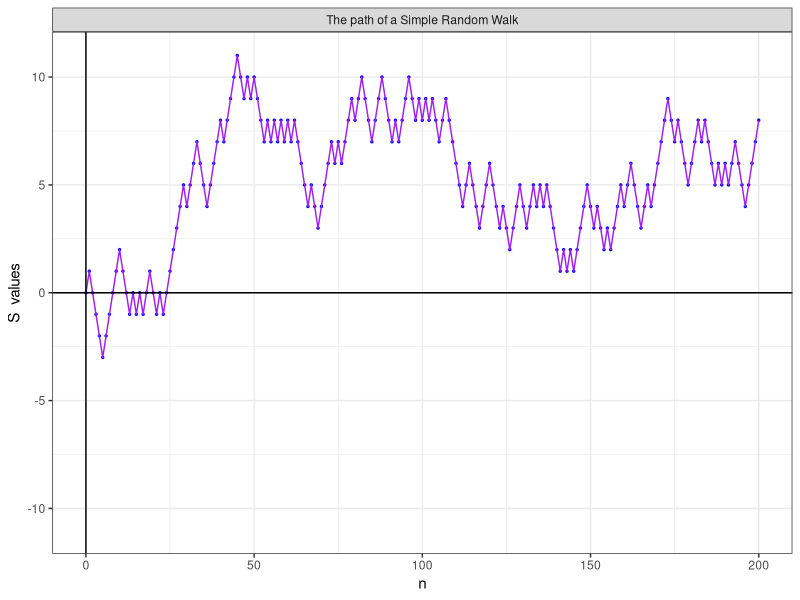
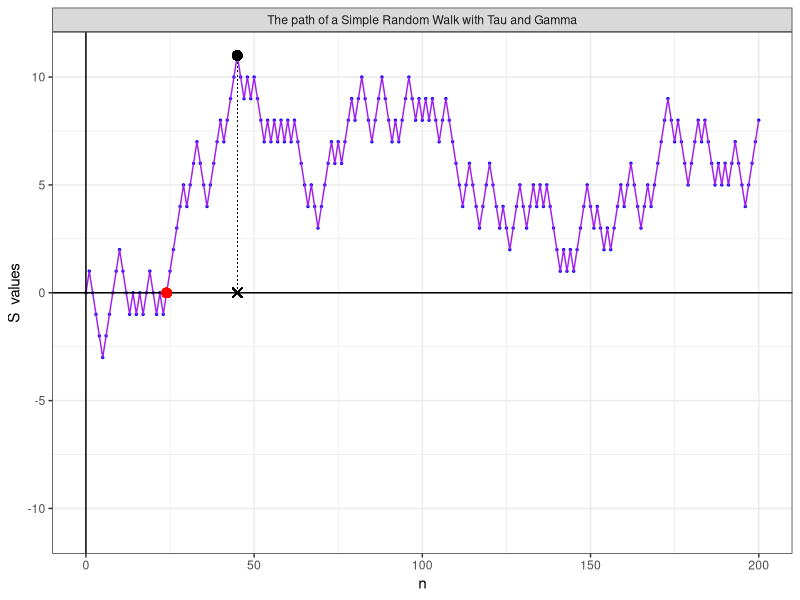

The R script that drew these images, in order:
## ---- chunk 1
knitr::opts_chunk$set(echo = TRUE)
## ---- chunk 2
SRW<-function(p = 0.5, n = 100, S0 = 0){
    X <- rbinom(n, 1, p)
    X <- X - 1 * (X == 0)
    S <- cumsum(c(S0, X))
    return(data.frame(n = 0:n, S = S))
}
## ---- chunk 3
SRW(n = 15, S0 =10)
## ---- chunk 4
library(ggplot2)

df <- SRW(n = 200)

bound <- max(abs(max(df[2])), abs(min(df[2]))) # In order to center the drawing
    
g<- ggplot(df, aes(n, S)) +
    geom_point(size = 0.5, colour = 'blue') +
    labs(x = "n", y = "S  values") +
    ylim(-bound, bound) +
    geom_line(colour = 'purple', show.legend = TRUE) +
    geom_hline(yintercept = 0, show.legend = TRUE) +
    geom_vline(xintercept = 0, show.legend = TRUE) +
    facet_grid(~"The path of a Simple Random Walk") +
    theme_bw()

print(g)
## ---- chunk 5
tau_vect <- which(df['S'] == max(df['S']))
tau <- tail(tau_vect, n = 1) - 1
tau
## ---- chunk 6
gamma_vect <- which(df['S'] == df[1,2])
gamma <- tail(gamma_vect, n = 1) - 1
gamma
## ---- chunk 7
g_tau_gamma <- g +
    geom_point(aes(x = tau, y = df[tau + 1, 2]), colour="black", size = 2.7) +
    geom_point(aes(x = tau, y = 0), colour="black", size = 2.7, shape = 4) +
    geom_segment(aes(x = tau, y = 0, xend = tau, yend = df[tau + 1, 2]),
                 linetype = "dotted", size = 0.2) +
    geom_point(aes(x = gamma, y = df[gamma + 1, 2]), colour="red", size = 2.7) +
    facet_grid(~"The path of a Simple Random Walk with Tau and Gamma")

print(g_tau_gamma)
